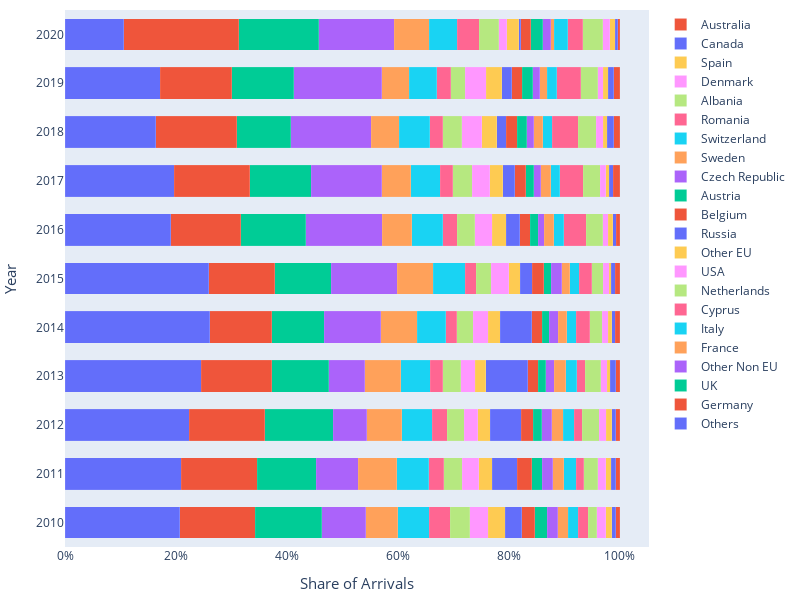

Notebook code for this chart:
### Markdown cell above
### Incoming arrivals per country of origin

### Code cell
arr, country_names = arrivals_per_country()
get_graph_1(year,arr, country_names)

### Figure 1 — Plotly figure (JSON) as saved in the notebook; plotly's stock layout.template omitted (floating-point values rounded to 4 significant figures)
{"data": [{"marker": {"line": {"width": 0.1}}, "name": "Others", "orientation": "h", "type": "bar", "width": 0.65, "x": [20.71, 20.98, 22.4, 24.59, 26.09, 25.91, 19.06, 19.7, 16.37, 17.19, 10.59], "y": [2010, 2011, 2012, 2013, 2014, 2015, 2016, 2017, 2018, 2019, 2020]}, {"marker": {"line": {"width": 0.1}}, "name": "Germany", "orientation": "h", "type": "bar", "width": 0.65, "x": [13.59, 13.64, 13.59, 12.65, 11.16, 11.91, 12.66, 13.63, 14.55, 12.84, 20.7], "y": [2010, 2011, 2012, 2013, 2014, 2015, 2016, 2017, 2018, 2019, 2020]}, {"marker": {"line": {"width": 0.1}}, "name": "UK", "orientation": "h", "type": "bar", "width": 0.65, "x": [12.01, 10.7, 12.38, 10.3, 9.483, 10.16, 11.67, 11.04, 9.769, 11.16, 14.49], "y": [2010, 2011, 2012, 2013, 2014, 2015, 2016, 2017, 2018, 2019, 2020]}, {"marker": {"line": {"width": 0.1}}, "name": "Other Non EU", "orientation": "h", "type": "bar", "width": 0.65, "x": [7.919, 7.52, 6.025, 6.497, 10.14, 11.96, 13.81, 12.71, 14.5, 15.89, 13.54], "y": [2010, 2011, 2012, 2013, 2014, 2015, 2016, 2017, 2018, 2019, 2020]}, {"marker": {"line": {"width": 0.1}}, "name": "France", "orientation": "h", "type": "bar", "width": 0.65, "x": [5.786, 6.997, 6.298, 6.43, 6.641, 6.45, 5.297, 5.221, 5.059, 4.918, 6.357], "y": [2010, 2011, 2012, 2013, 2014, 2015, 2016, 2017, 2018, 2019, 2020]}, {"marker": {"line": {"width": 0.1}}, "name": "Italy", "orientation": "h", "type": "bar", "width": 0.65, "x": [5.621, 5.711, 5.465, 5.381, 5.073, 5.743, 5.592, 5.3, 5.534, 4.955, 5.061], "y": [2010, 2011, 2012, 2013, 2014, 2015, 2016, 2017, 2018, 2019, 2020]}, {"marker": {"line": {"width": 0.1}}, "name": "Cyprus", "orientation": "h", "type": "bar", "width": 0.65, "x": [3.83, 2.677, 2.738, 2.227, 2.035, 1.992, 2.629, 2.323, 2.317, 2.554, 3.946], "y": [2010, 2011, 2012, 2013, 2014, 2015, 2016, 2017, 2018, 2019, 2020]}, {"marker": {"line": {"width": 0.1}}, "name": "Netherlands", "orientation": "h", "type": "bar", "width": 0.65, "x": [3.519, 3.413, 3.083, 3.242, 2.983, 2.708, 3.108, 3.483, 3.37, 2.609, 3.48], "y": [2010, 2011, 2012, 2013, 2014, 2015, 2016, 2017, 2018, 2019, 2020]}, {"marker": {"line": {"width": 0.1}}, "name": "USA", "orientation": "h", "type": "bar", "width": 0.65, "x": [3.32, 2.951, 2.409, 2.603, 2.686, 3.179, 3.14, 3.181, 3.643, 3.761, 1.445], "y": [2010, 2011, 2012, 2013, 2014, 2015, 2016, 2017, 2018, 2019, 2020]}, {"marker": {"line": {"width": 0.1}}, "name": "Other EU", "orientation": "h", "type": "bar", "width": 0.65, "x": [3.067, 2.407, 2.233, 1.911, 2.179, 2.072, 2.595, 2.32, 2.715, 2.801, 2.161], "y": [2010, 2011, 2012, 2013, 2014, 2015, 2016, 2017, 2018, 2019, 2020]}, {"marker": {"line": {"width": 0.1}}, "name": "Russia", "orientation": "h", "type": "bar", "width": 0.65, "x": [3.007, 4.498, 5.637, 7.55, 5.674, 2.173, 2.401, 2.165, 1.727, 1.859, 0.3483], "y": [2010, 2011, 2012, 2013, 2014, 2015, 2016, 2017, 2018, 2019, 2020]}, {"marker": {"line": {"width": 0.1}}, "name": "Belgium", "orientation": "h", "type": "bar", "width": 0.65, "x": [2.264, 2.634, 2.107, 1.923, 1.857, 2.045, 1.884, 1.936, 1.948, 1.875, 1.846], "y": [2010, 2011, 2012, 2013, 2014, 2015, 2016, 2017, 2018, 2019, 2020]}, {"marker": {"line": {"width": 0.1}}, "name": "Austria", "orientation": "h", "type": "bar", "width": 0.65, "x": [2.255, 1.889, 1.524, 1.32, 1.294, 1.386, 1.448, 1.456, 1.729, 1.86, 2.181], "y": [2010, 2011, 2012, 2013, 2014, 2015, 2016, 2017, 2018, 2019, 2020]}, {"marker": {"line": {"width": 0.1}}, "name": "Czech Republic", "orientation": "h", "type": "bar", "width": 0.65, "x": [1.965, 1.881, 1.863, 1.601, 1.578, 1.85, 1.13, 1.248, 1.222, 1.283, 1.396], "y": [2010, 2011, 2012, 2013, 2014, 2015, 2016, 2017, 2018, 2019, 2020]}, {"marker": {"line": {"width": 0.1}}, "name": "Sweden", "orientation": "h", "type": "bar", "width": 0.65, "x": [1.873, 2.033, 2.061, 2.058, 1.533, 1.49, 1.666, 1.814, 1.689, 1.316, 0.6536], "y": [2010, 2011, 2012, 2013, 2014, 2015, 2016, 2017, 2018, 2019, 2020]}, {"marker": {"line": {"width": 0.1}}, "name": "Switzerland", "orientation": "h", "type": "bar", "width": 0.65, "x": [1.829, 2.2, 1.931, 1.934, 1.711, 1.658, 1.765, 1.651, 1.729, 1.724, 2.383], "y": [2010, 2011, 2012, 2013, 2014, 2015, 2016, 2017, 2018, 2019, 2020]}, {"marker": {"line": {"width": 0.1}}, "name": "Romania", "orientation": "h", "type": "bar", "width": 0.65, "x": [1.719, 1.362, 1.485, 1.556, 2.466, 2.289, 4.138, 4.225, 4.612, 4.396, 2.774], "y": [2010, 2011, 2012, 2013, 2014, 2015, 2016, 2017, 2018, 2019, 2020]}, {"marker": {"line": {"width": 0.1}}, "name": "Albania", "orientation": "h", "type": "bar", "width": 0.65, "x": [1.613, 2.503, 3.024, 2.817, 2.215, 2.082, 2.913, 3.048, 3.275, 3.013, 3.61], "y": [2010, 2011, 2012, 2013, 2014, 2015, 2016, 2017, 2018, 2019, 2020]}, {"marker": {"line": {"width": 0.1}}, "name": "Denmark", "orientation": "h", "type": "bar", "width": 0.65, "x": [1.603, 1.491, 1.322, 1.13, 1.091, 1.007, 0.9746, 1.026, 1.277, 0.9813, 1.196], "y": [2010, 2011, 2012, 2013, 2014, 2015, 2016, 2017, 2018, 2019, 2020]}, {"marker": {"line": {"width": 0.1}}, "name": "Spain", "orientation": "h", "type": "bar", "width": 0.65, "x": [1.035, 0.9422, 1.004, 0.5133, 0.6183, 0.3967, 0.8197, 0.603, 0.7493, 0.9023, 1.012], "y": [2010, 2011, 2012, 2013, 2014, 2015, 2016, 2017, 2018, 2019, 2020]}, {"marker": {"line": {"width": 0.1}}, "name": "Canada", "orientation": "h", "type": "bar", "width": 0.65, "x": [0.7553, 0.8662, 0.6618, 1.042, 0.6614, 0.7725, 0.6162, 0.7279, 1.148, 1.024, 0.445], "y": [2010, 2011, 2012, 2013, 2014, 2015, 2016, 2017, 2018, 2019, 2020]}, {"marker": {"line": {"width": 0.1}}, "name": "Australia", "orientation": "h", "type": "bar", "width": 0.65, "x": [0.7202, 0.7055, 0.7595, 0.7205, 0.8309, 0.7761, 0.6821, 1.192, 1.071, 1.08, 0.3878], "y": [2010, 2011, 2012, 2013, 2014, 2015, 2016, 2017, 2018, 2019, 2020]}], "layout": {"bargap": 0, "barmode": "stack", "font": {"size": 12}, "height": 600, "margin": {"b": 10, "l": 10, "r": 10, "t": 10}, "width": 800, "xaxis": {"showgrid": false, "showline": false, "ticktext": ["0%", "20%", "40%", "60%", "80%", "100%"], "tickvals": [0, 20, 40, 60, 80, 100], "title": {"font": {"size": 15}, "text": "Share of Arrivals"}, "zeroline": false}, "yaxis": {"tickvals": [2010, 2011, 2012, 2013, 2014, 2015, 2016, 2017, 2018, 2019, 2020], "title": {"font": {"size": 15}, "text": "Year"}}}}
